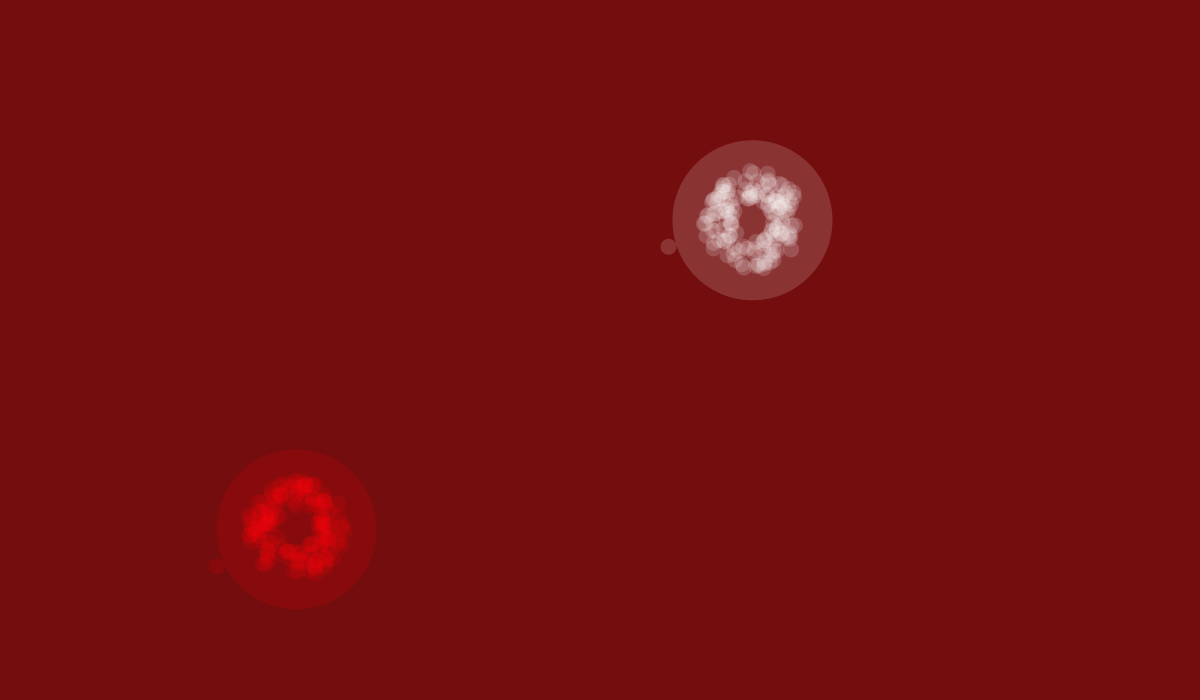
Frame 1 (no input)
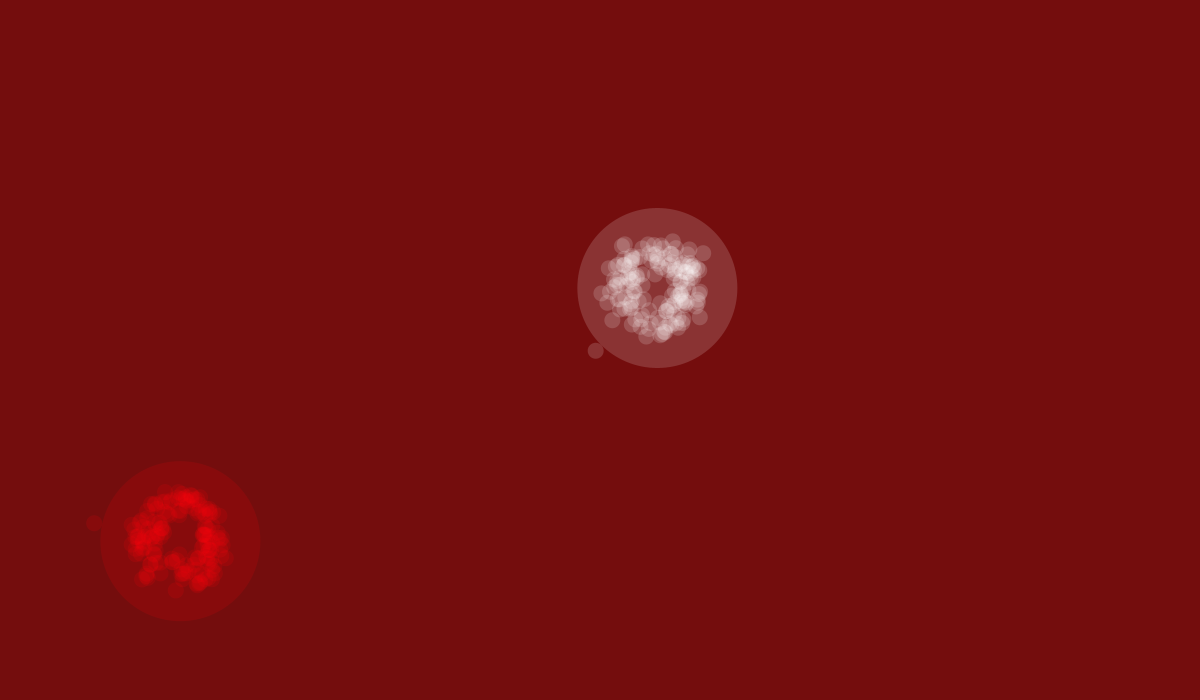
Frame 60 (the mouse pressed at the canvas centre just before this capture)
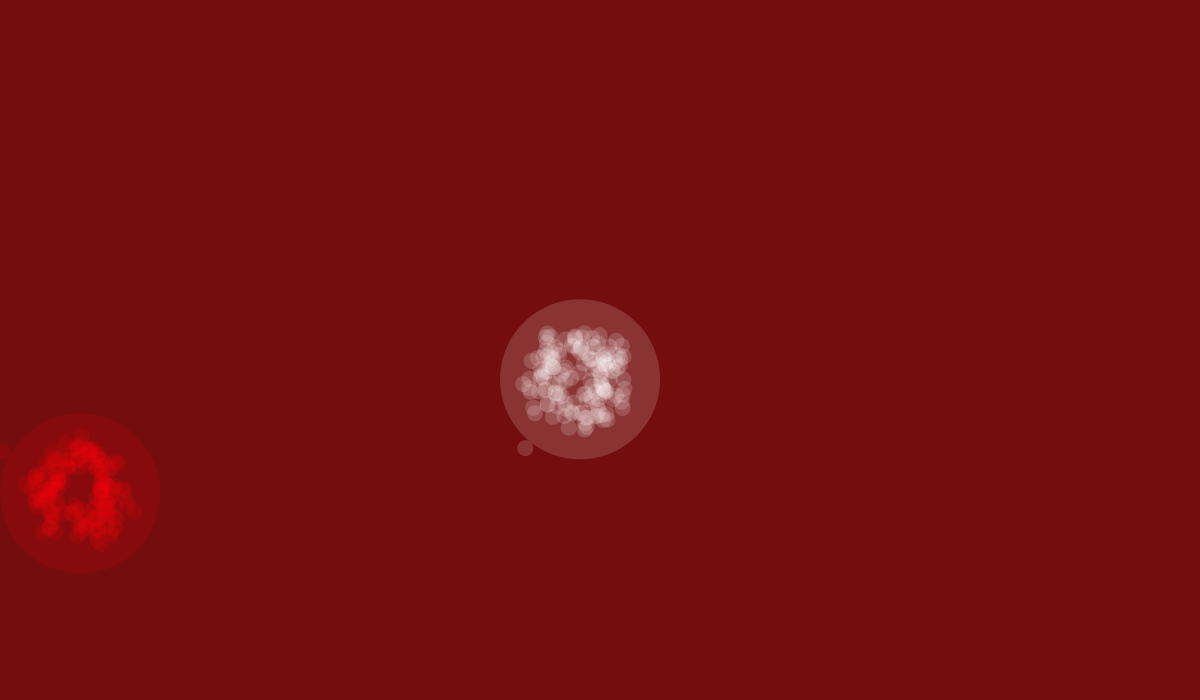
Frame 120 (the mouse held since frame 60 and released just before this capture)

The Processing sketch that drew these frames (run headless with seeded random() and noise(); from frame 60 on, the mouse is pressed at the canvas centre):

// Processing sketch: processing_24141
// ── processing_24141.pde

Thing one;
Thing two;


void setup() {
  size(1200, 700);
  smooth();
  one = new Thing();
  two = new Thing();
  one.clr = color(255, 40);
  two.clr = color(#FF0009, 35);
  noStroke();
}

void draw() {
  background(#740D0D);

  one.display();
  one.move();

  two.display();
  two.move();


  //PLAYER ONE
  if (keyPressed) {
    if (key == 'a') {
      one.updateAngle(radians(-1));
    } 
    else if (key == 'd') {
      one.updateAngle(radians(1));
    }
  }

  //PLAYER TWO
  if (mousePressed) {
    if (mouseButton == LEFT) {
      two.updateAngle(radians(-1));
    } 
    else  if (mouseButton == RIGHT) {
      two.updateAngle(radians(1));
    }
  }


  for (int i=0; i<one.bulletCount; i++) {
    if(dist(one.bullets[i].x, one.bullets[i].y, two.x, two.y) < two.radius) {
      two.cellCount--;
    }
  }


  if (two.cellCount < 0 ) {
    fill(255, 80);
    textSize(35);
    text ("WHITE BLOOD CELL WINS!", 380, 350);
    textSize(25);
    text("RED BLOOD CELL ELIMINATED.", 420, 310);  
  }


  for (int i=0; i<two.bulletCount; i++) {
    if(dist(two.bullets[i].x, two.bullets[i].y, one.x, one.y) < one.radius) {
      one.cellCount--;
    }
  }
  
    if (one.cellCount < 0 ) {
    fill(#640101);
    textSize(35);
    text ("RED BLOOD CELL WINS!", 420, 350);
    textSize(25);
    text("WHITE BLOOD CELL ELIMINATED.", 420, 310);  
  }
  
}

void keyPressed() {
  if (key == ' ') {
    //one.cellCount--;
    //two.cellCount++;
    one.fire();
  }

  if (key == 'p') {
    //two.cellCount--;
    //one.cellCount++;
    two.fire();
  }
}

class Bullet {
  float x = 0;
  float y = 0;
  float startX = 0;
  float startY = 0;
  float radius = 0;
  float angle = 0;

  float speed = 5;
  color clr;


  Bullet() {
  }

  void display() {
    fill(clr);
    ellipse(x, y, 16, 16);
  }



  void move() {
    radius += speed;
    x = startX + cos(angle) * radius;
    y = startY + sin(angle) * radius;
  }
}

class Thing {
  float x;
  float y;
  float radius = 80;
  float angle = 0;

  float speed;
  color clr;

  int cellCount = 150;
  int bulletCount = 0;

  Cell[] cells = new Cell[cellCount*10];
  Bullet [] bullets = new Bullet[3000];

  Thing() {
    x =  random(radius, width - radius);
    y = random(radius, height - radius);
    angle = random(-PI, PI);
    speed = 2;

    for (int i=0; i<cells.length; i++) {
      cells[i] = new Cell(radius);
    }
  }




  void display() {
    pushMatrix();
    translate(x, y);

    fill(clr);
    noStroke();
    ellipse(0, 0, radius*2, radius*2);

    for (int i=0; i<cellCount; i++) {
      cells[i].display();
    }


    //mouth
    float mouthX = cos(angle) * (radius+8);
    float mouthY = sin(angle) * (radius+8);
    ellipse(mouthX, mouthY, 16, 16);

    popMatrix();

    for (int i=0; i<bulletCount; i++) {
      bullets[i].display();
    }
  }

  void updateAngle(float a) {
    angle +=a ;
  }

  void move() {
    angle += radians(random(-4, 4));
    x += cos(angle) * speed;
    y += sin(angle) * speed;


    if (x > width-radius) {
      x = width-radius - speed;
    }

    if (y > height-radius) {
      y = height-radius - speed;
    }

    if (x < radius) {
      x = speed+radius;
    }

    if (y < radius) {
      y = speed+radius;
    }

    for (int i=0; i<cellCount; i++) {
      cells[i].move();
    }

    for (int i=0; i<bulletCount; i++) {
      bullets[i].move();
    }
  }

  void fire() {
    bullets[bulletCount] = new Bullet();
    bullets[bulletCount].startX = x;
    bullets[bulletCount].startY = y;
    bullets[bulletCount].angle = angle;
    bullets[bulletCount].clr = clr;

    bulletCount++;
    if (bulletCount > bullets.length) {
      bulletCount=0;
    }
  }
}


class Cell {
  float angle;
  float radius;
  float maxRadius;
  float angleSpeed;
  float radiusSpeed = 1;
  float easing = 0.25;

  Cell(float amaxRadius) {
    maxRadius = amaxRadius;
    angle = random(0, TWO_PI);

    //bound dots within big blood cells
    radius = random(20, maxRadius - 30);
    angleSpeed = radians(0.5);
  }

  void move() {
    angle += random(-angleSpeed, angleSpeed);
    radius +=  random(-radiusSpeed, radiusSpeed);
    if (radius > maxRadius) {
      radius = maxRadius - radiusSpeed;
    }
  }


  void display() {
    float x = cos(angle) * radius;
    float y = sin(angle) * radius;
    ellipse(x, y, 16, 16);
  }
}
